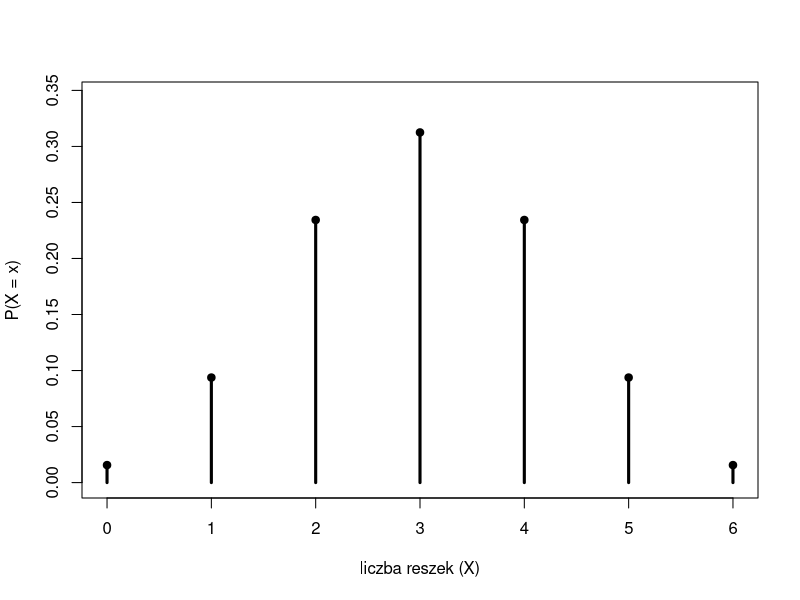

Write the R code that produced this figure.
n <- 6
p <- 0.5

# a) P(X = 5)
p_a <- dbinom(5, n, p)
print(paste("P(X = 5) =", p_a))

# b) P(X ≥ 3) = 1 - P(X ≤ 2)
p_b <- 1 - pbinom(2, n, p)
print(paste("P(X ≥ 3) =", p_b))

# c) P(2 ≤ X ≤ 4) = P(X ≤ 4) - P(X ≤ 1)
p_c <- pbinom(4, n, p) - pbinom(1, n, p)
print(paste("P(2 ≤ X ≤ 4) =", p_c))

# d) wykresik
x <- 0:6
prawdopodobienstwa <- dbinom(x, n, p)
plot(x, prawdopodobienstwa, type="h", lwd=3,
     xlab="liczba reszek (X)", ylab="P(X = x)",
     ylim=c(0, max(prawdopodobienstwa)*1.1))
points(x, prawdopodobienstwa, pch=19)